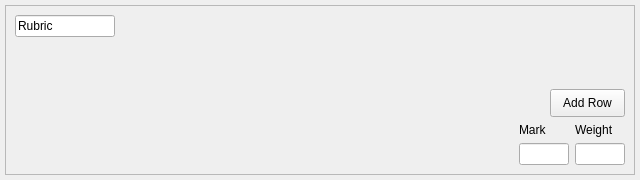
<?xml version="1.0" encoding="UTF-8"?>
<ui version="4.0">
 <class>Rubric</class>
 <widget class="QWidget" name="Rubric">
  <property name="geometry">
   <rect>
    <x>0</x>
    <y>0</y>
    <width>640</width>
    <height>180</height>
   </rect>
  </property>
  <property name="windowTitle">
   <string>Form</string>
  </property>
  <layout class="QVBoxLayout" name="verticalLayout">
   <property name="leftMargin">
    <number>5</number>
   </property>
   <property name="topMargin">
    <number>5</number>
   </property>
   <property name="rightMargin">
    <number>5</number>
   </property>
   <property name="bottomMargin">
    <number>5</number>
   </property>
   <item>
    <widget class="QFrame" name="frame">
     <property name="frameShape">
      <enum>QFrame::StyledPanel</enum>
     </property>
     <property name="frameShadow">
      <enum>QFrame::Raised</enum>
     </property>
     <layout class="QVBoxLayout" name="verticalLayout_4">
      <item>
       <layout class="QHBoxLayout" name="horizontalLayout_2">
        <item>
         <widget class="QLineEdit" name="lineEditName">
          <property name="sizePolicy">
           <sizepolicy hsizetype="Fixed" vsizetype="Fixed">
            <horstretch>0</horstretch>
            <verstretch>0</verstretch>
           </sizepolicy>
          </property>
          <property name="maximumSize">
           <size>
            <width>100</width>
            <height>16777215</height>
           </size>
          </property>
          <property name="text">
           <string>Rubric</string>
          </property>
         </widget>
        </item>
        <item>
         <spacer name="horizontalSpacer_2">
          <property name="orientation">
           <enum>Qt::Horizontal</enum>
          </property>
          <property name="sizeHint" stdset="0">
           <size>
            <width>40</width>
            <height>20</height>
           </size>
          </property>
         </spacer>
        </item>
       </layout>
      </item>
      <item>
       <widget class="QWidget" name="widget" native="true">
        <property name="sizePolicy">
         <sizepolicy hsizetype="Preferred" vsizetype="Preferred">
          <horstretch>0</horstretch>
          <verstretch>0</verstretch>
         </sizepolicy>
        </property>
       </widget>
      </item>
      <item>
       <layout class="QHBoxLayout" name="horizontalLayout">
        <item>
         <spacer name="horizontalSpacer">
          <property name="orientation">
           <enum>Qt::Horizontal</enum>
          </property>
          <property name="sizeHint" stdset="0">
           <size>
            <width>40</width>
            <height>20</height>
           </size>
          </property>
         </spacer>
        </item>
        <item>
         <widget class="QPushButton" name="pushButtonAddRow">
          <property name="minimumSize">
           <size>
            <width>0</width>
            <height>0</height>
           </size>
          </property>
          <property name="maximumSize">
           <size>
            <width>75</width>
            <height>28</height>
           </size>
          </property>
          <property name="text">
           <string>Add Row</string>
          </property>
         </widget>
        </item>
       </layout>
      </item>
      <item>
       <layout class="QHBoxLayout" name="horizontalLayout_3">
        <item>
         <spacer name="horizontalSpacer_3">
          <property name="orientation">
           <enum>Qt::Horizontal</enum>
          </property>
          <property name="sizeHint" stdset="0">
           <size>
            <width>40</width>
            <height>20</height>
           </size>
          </property>
         </spacer>
        </item>
        <item>
         <layout class="QVBoxLayout" name="verticalLayout_3">
          <item>
           <widget class="QLabel" name="labelMark">
            <property name="text">
             <string>Mark</string>
            </property>
           </widget>
          </item>
          <item>
           <widget class="QLineEdit" name="lineEditMark">
            <property name="maximumSize">
             <size>
              <width>50</width>
              <height>16777215</height>
             </size>
            </property>
           </widget>
          </item>
         </layout>
        </item>
        <item>
         <layout class="QVBoxLayout" name="verticalLayout_2">
          <item>
           <widget class="QLabel" name="labelWeight">
            <property name="text">
             <string>Weight</string>
            </property>
           </widget>
          </item>
          <item>
           <widget class="QLineEdit" name="lineEditWeight">
            <property name="maximumSize">
             <size>
              <width>50</width>
              <height>16777215</height>
             </size>
            </property>
           </widget>
          </item>
         </layout>
        </item>
       </layout>
      </item>
     </layout>
    </widget>
   </item>
  </layout>
 </widget>
 <resources/>
 <connections/>
</ui>
